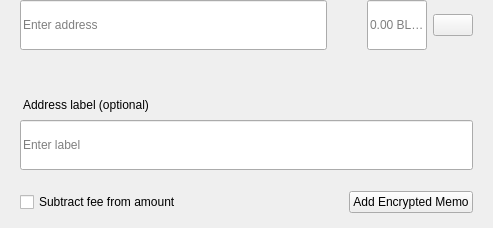
<?xml version="1.0" encoding="UTF-8"?>
<ui version="4.0">
 <class>SendMultiRow</class>
 <widget class="QWidget" name="SendMultiRow">
  <property name="geometry">
   <rect>
    <x>0</x>
    <y>0</y>
    <width>493</width>
    <height>228</height>
   </rect>
  </property>
  <property name="minimumSize">
   <size>
    <width>0</width>
    <height>0</height>
   </size>
  </property>
  <property name="maximumSize">
   <size>
    <width>16777215</width>
    <height>16777215</height>
   </size>
  </property>
  <property name="windowTitle">
   <string notr="true">N/A</string>
  </property>
  <layout class="QVBoxLayout" name="verticalLayout_3">
   <property name="spacing">
    <number>0</number>
   </property>
   <property name="leftMargin">
    <number>0</number>
   </property>
   <property name="topMargin">
    <number>0</number>
   </property>
   <property name="rightMargin">
    <number>20</number>
   </property>
   <property name="bottomMargin">
    <number>5</number>
   </property>
   <item alignment="Qt::AlignTop">
    <widget class="QWidget" name="widget" native="true">
     <property name="sizePolicy">
      <sizepolicy hsizetype="Expanding" vsizetype="Maximum">
       <horstretch>0</horstretch>
       <verstretch>0</verstretch>
      </sizepolicy>
     </property>
     <property name="minimumSize">
      <size>
       <width>0</width>
       <height>60</height>
      </size>
     </property>
     <property name="maximumSize">
      <size>
       <width>16777215</width>
       <height>85</height>
      </size>
     </property>
     <layout class="QHBoxLayout" name="horizontalLayout" stretch="6,0,2">
      <property name="spacing">
       <number>0</number>
      </property>
      <property name="leftMargin">
       <number>8</number>
      </property>
      <property name="topMargin">
       <number>0</number>
      </property>
      <property name="rightMargin">
       <number>0</number>
      </property>
      <property name="bottomMargin">
       <number>0</number>
      </property>
      <item alignment="Qt::AlignTop">
       <widget class="QStackedWidget" name="stackedAddress">
        <property name="minimumSize">
         <size>
          <width>0</width>
          <height>50</height>
         </size>
        </property>
        <property name="maximumSize">
         <size>
          <width>16777215</width>
          <height>50</height>
         </size>
        </property>
        <widget class="QWidget" name="page_4">
         <property name="sizePolicy">
          <sizepolicy hsizetype="Expanding" vsizetype="Preferred">
           <horstretch>0</horstretch>
           <verstretch>0</verstretch>
          </sizepolicy>
         </property>
         <property name="minimumSize">
          <size>
           <width>0</width>
           <height>50</height>
          </size>
         </property>
         <property name="maximumSize">
          <size>
           <width>16777215</width>
           <height>55</height>
          </size>
         </property>
         <layout class="QVBoxLayout" name="verticalLayout_7">
          <property name="spacing">
           <number>0</number>
          </property>
          <property name="leftMargin">
           <number>12</number>
          </property>
          <property name="topMargin">
           <number>0</number>
          </property>
          <property name="rightMargin">
           <number>0</number>
          </property>
          <property name="bottomMargin">
           <number>0</number>
          </property>
          <item>
           <widget class="QLineEdit" name="lineEditAddress">
            <property name="minimumSize">
             <size>
              <width>0</width>
              <height>50</height>
             </size>
            </property>
            <property name="maximumSize">
             <size>
              <width>16777215</width>
              <height>50</height>
             </size>
            </property>
            <property name="placeholderText">
             <string>Enter address</string>
            </property>
           </widget>
          </item>
         </layout>
        </widget>
        <widget class="QWidget" name="page_3"/>
       </widget>
      </item>
      <item>
       <spacer name="horizontalSpacer_3">
        <property name="orientation">
         <enum>Qt::Horizontal</enum>
        </property>
        <property name="sizeType">
         <enum>QSizePolicy::Fixed</enum>
        </property>
        <property name="sizeHint" stdset="0">
         <size>
          <width>40</width>
          <height>20</height>
         </size>
        </property>
       </spacer>
      </item>
      <item>
       <layout class="QHBoxLayout" name="horizontalLayout_2">
        <property name="spacing">
         <number>6</number>
        </property>
        <item alignment="Qt::AlignTop">
         <widget class="QLineEdit" name="lineEditAmount">
          <property name="sizePolicy">
           <sizepolicy hsizetype="Expanding" vsizetype="Preferred">
            <horstretch>0</horstretch>
            <verstretch>0</verstretch>
           </sizepolicy>
          </property>
          <property name="minimumSize">
           <size>
            <width>0</width>
            <height>50</height>
           </size>
          </property>
          <property name="maximumSize">
           <size>
            <width>16777215</width>
            <height>50</height>
           </size>
          </property>
          <property name="maxLength">
           <number>17</number>
          </property>
          <property name="alignment">
           <set>Qt::AlignLeading|Qt::AlignLeft|Qt::AlignVCenter</set>
          </property>
          <property name="placeholderText">
           <string notr="true">0.00 BLTG</string>
          </property>
         </widget>
        </item>
        <item>
         <layout class="QVBoxLayout" name="verticalLayout">
          <property name="topMargin">
           <number>14</number>
          </property>
          <property name="bottomMargin">
           <number>0</number>
          </property>
          <item alignment="Qt::AlignTop">
           <widget class="QPushButton" name="btnMenu">
            <property name="minimumSize">
             <size>
              <width>0</width>
              <height>0</height>
             </size>
            </property>
            <property name="maximumSize">
             <size>
              <width>16777215</width>
              <height>16777215</height>
             </size>
            </property>
            <property name="focusPolicy">
             <enum>Qt::NoFocus</enum>
            </property>
            <property name="text">
             <string/>
            </property>
           </widget>
          </item>
         </layout>
        </item>
       </layout>
      </item>
     </layout>
    </widget>
   </item>
   <item>
    <widget class="QWidget" name="layoutLabel" native="true">
     <property name="minimumSize">
      <size>
       <width>0</width>
       <height>0</height>
      </size>
     </property>
     <property name="maximumSize">
      <size>
       <width>16777215</width>
       <height>16777215</height>
      </size>
     </property>
     <layout class="QVBoxLayout" name="verticalLayout_9">
      <property name="spacing">
       <number>6</number>
      </property>
      <property name="leftMargin">
       <number>20</number>
      </property>
      <property name="topMargin">
       <number>0</number>
      </property>
      <property name="rightMargin">
       <number>0</number>
      </property>
      <property name="bottomMargin">
       <number>10</number>
      </property>
      <item>
       <spacer name="verticalSpacer">
        <property name="orientation">
         <enum>Qt::Vertical</enum>
        </property>
        <property name="sizeType">
         <enum>QSizePolicy::Fixed</enum>
        </property>
        <property name="sizeHint" stdset="0">
         <size>
          <width>20</width>
          <height>20</height>
         </size>
        </property>
       </spacer>
      </item>
      <item>
       <widget class="QLabel" name="labelSubtitleDescription">
        <property name="styleSheet">
         <string notr="true">margin-bottom:2px;
margin-left:0.05px;
padding:0px;</string>
        </property>
        <property name="text">
         <string>Address label (optional)</string>
        </property>
       </widget>
      </item>
      <item>
       <widget class="QLineEdit" name="lineEditDescription">
        <property name="minimumSize">
         <size>
          <width>0</width>
          <height>50</height>
         </size>
        </property>
        <property name="maximumSize">
         <size>
          <width>16777215</width>
          <height>50</height>
         </size>
        </property>
        <property name="placeholderText">
         <string>Enter label</string>
        </property>
       </widget>
      </item>
      <item>
       <spacer name="verticalSpacer_2">
        <property name="orientation">
         <enum>Qt::Vertical</enum>
        </property>
        <property name="sizeType">
         <enum>QSizePolicy::Fixed</enum>
        </property>
        <property name="sizeHint" stdset="0">
         <size>
          <width>20</width>
          <height>15</height>
         </size>
        </property>
       </spacer>
      </item>
      <item>
       <widget class="QWidget" name="containerMemo" native="true">
        <layout class="QHBoxLayout" name="horizontalLayout_5">
         <property name="leftMargin">
          <number>0</number>
         </property>
         <property name="topMargin">
          <number>0</number>
         </property>
         <property name="rightMargin">
          <number>0</number>
         </property>
         <property name="bottomMargin">
          <number>0</number>
         </property>
         <item>
          <widget class="QCheckBox" name="checkboxSubtractFeeFromAmount">
           <property name="toolTip">
            <string>The fee will be deducted from the amount being sent. The recipient will receive less BLTG than you enter in the amount field. If multiple recipients are selected, the fee is split equally.</string>
           </property>
           <property name="text">
            <string>Subtract fee from amount</string>
           </property>
          </widget>
         </item>
         <item>
          <spacer name="horizontalSpacer">
           <property name="orientation">
            <enum>Qt::Horizontal</enum>
           </property>
           <property name="sizeHint" stdset="0">
            <size>
             <width>40</width>
             <height>20</height>
            </size>
           </property>
          </spacer>
         </item>
         <item>
          <widget class="QPushButton" name="btnAddMemo">
           <property name="text">
            <string notr="true">Add Encrypted Memo</string>
           </property>
          </widget>
         </item>
        </layout>
       </widget>
      </item>
     </layout>
    </widget>
   </item>
  </layout>
 </widget>
 <resources/>
 <connections/>
</ui>
